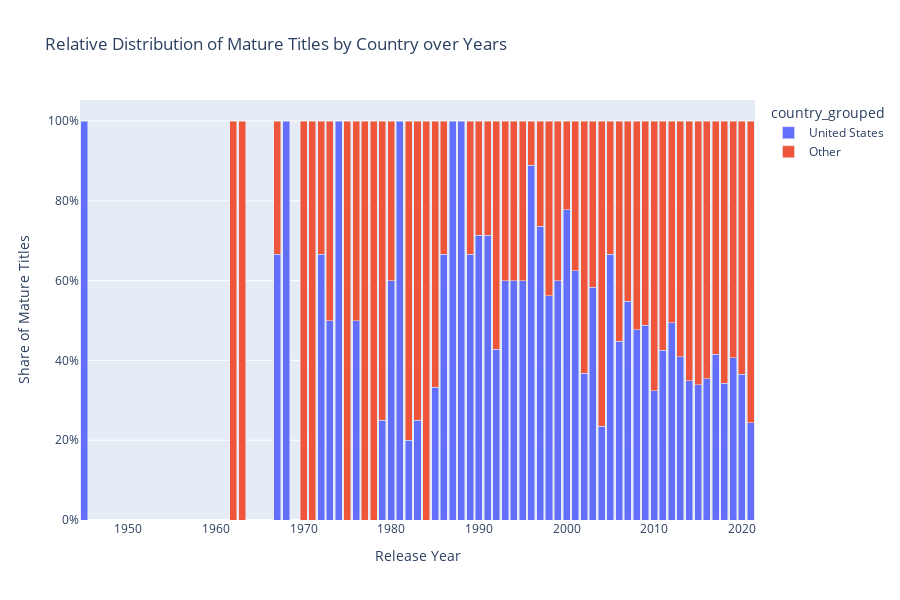

Write notebook code for a chart like this one.
### Markdown cell above
- Pandemic drop in the industry?
- Auch wenn der dominante US-Anteil von 2013 bis 2020 stetig anwuchs....

### Code cell
import pandas as pd
import plotly.express as px

# Mature Titles filtern
mature_ratings = ["TV-MA", "R", "NC-17", "18+", "Adults Only"]
df_mature = df_netflix[df_netflix['rating'].isin(mature_ratings)].copy()

# Länder + Jahre aufbereiten
df_mature = df_mature.dropna(subset=['country', 'release_year'])

# Explode Länder, falls mehrere pro Titel
df_mature_exp = df_mature.assign(
    country=df_mature['country'].str.split(", ")
).explode('country')

df_mature_exp['country'] = df_mature_exp['country'].str.strip()

# Optional: Top N Länder + Rest als "Other"
top_countries = df_mature_exp['country'].value_counts().head(1).index.tolist()
df_mature_exp['country_grouped'] = df_mature_exp['country'].apply(
    lambda x: x if x in top_countries else 'Other'
)

# Counts pro Year + Country
df_counts = df_mature_exp.groupby(
    ['release_year', 'country_grouped']
).size().reset_index(name='count')

# Anteil pro Jahr berechnen
df_counts['total_per_year'] = df_counts.groupby('release_year')['count'].transform('sum')
df_counts['relative_count'] = df_counts['count'] / df_counts['total_per_year']

# release_year sortieren
years_sorted = sorted(df_counts['release_year'].unique())
df_counts['release_year'] = pd.Categorical(df_counts['release_year'],
                                           categories=years_sorted,
                                           ordered=True)

# Plot
fig = px.bar(
    df_counts,
    x='release_year',
    y='relative_count',  # jetzt relative Werte
    color='country_grouped',
    title='Relative Distribution of Mature Titles by Country over Years',
    labels={'relative_count':'Share of Mature Titles', 'release_year':'Release Year'},
)

fig.update_layout(barmode='stack', height=600, yaxis=dict(tickformat='.0%'))
fig.show()

### Figure 1 — Plotly figure (JSON) as saved in the notebook; plotly's stock layout.template omitted (floating-point values rounded to 4 significant figures)
{"data": [{"hovertemplate": "country_grouped=United States<br>Release Year=%{x}<br>Share of Mature Titles=%{y}<extra></extra>", "legendgroup": "United States", "marker": {"color": "#636efa", "pattern": {"shape": ""}}, "name": "United States", "orientation": "v", "showlegend": true, "textposition": "auto", "type": "bar", "x": [1945, 1967, 1968, 1972, 1973, 1974, 1976, 1979, 1980, 1981, 1982, 1983, 1985, 1986, 1987, 1988, 1989, 1990, 1991, 1992, 1993, 1994, 1995, 1996, 1997, 1998, 1999, 2000, 2001, 2002, 2003, 2004, 2005, 2006, 2007, 2008, 2009, 2010, 2011, 2012, 2013, 2014, 2015, 2016, 2017, 2018, 2019, 2020, 2021], "xaxis": "x", "y": [1.0, 0.6667, 1.0, 0.6667, 0.5, 1.0, 0.5, 0.25, 0.6, 1.0, 0.2, 0.25, 0.3333, 0.6667, 1.0, 1.0, 0.6667, 0.7143, 0.7143, 0.4286, 0.6, 0.6, 0.6, 0.8889, 0.7368, 0.5625, 0.6, 0.7778, 0.625, 0.3684, 0.5833, 0.2353, 0.6667, 0.4483, 0.5484, 0.4773, 0.4884, 0.3235, 0.4255, 0.494, 0.4095, 0.3488, 0.3386, 0.3545, 0.416, 0.3422, 0.4063, 0.3656, 0.244], "yaxis": "y"}, {"hovertemplate": "country_grouped=Other<br>Release Year=%{x}<br>Share of Mature Titles=%{y}<extra></extra>", "legendgroup": "Other", "marker": {"color": "#EF553B", "pattern": {"shape": ""}}, "name": "Other", "orientation": "v", "showlegend": true, "textposition": "auto", "type": "bar", "x": [1962, 1963, 1967, 1970, 1971, 1972, 1973, 1975, 1976, 1977, 1978, 1979, 1980, 1982, 1983, 1984, 1985, 1986, 1989, 1990, 1991, 1992, 1993, 1994, 1995, 1996, 1997, 1998, 1999, 2000, 2001, 2002, 2003, 2004, 2005, 2006, 2007, 2008, 2009, 2010, 2011, 2012, 2013, 2014, 2015, 2016, 2017, 2018, 2019, 2020, 2021], "xaxis": "x", "y": [1.0, 1.0, 0.3333, 1.0, 1.0, 0.3333, 0.5, 1.0, 0.5, 1.0, 1.0, 0.75, 0.4, 0.8, 0.75, 1.0, 0.6667, 0.3333, 0.3333, 0.2857, 0.2857, 0.5714, 0.4, 0.4, 0.4, 0.1111, 0.2632, 0.4375, 0.4, 0.2222, 0.375, 0.6316, 0.4167, 0.7647, 0.3333, 0.5517, 0.4516, 0.5227, 0.5116, 0.6765, 0.5745, 0.506, 0.5905, 0.6512, 0.6614, 0.6455, 0.584, 0.6578, 0.5937, 0.6344, 0.756], "yaxis": "y"}], "layout": {"barmode": "stack", "height": 600, "legend": {"title": {"text": "country_grouped"}, "tracegroupgap": 0}, "title": {"text": "Relative Distribution of Mature Titles by Country over Years"}, "xaxis": {"anchor": "y", "domain": [0, 1], "title": {"text": "Release Year"}}, "yaxis": {"anchor": "x", "domain": [0, 1], "tickformat": ".0%", "title": {"text": "Share of Mature Titles"}}}}
